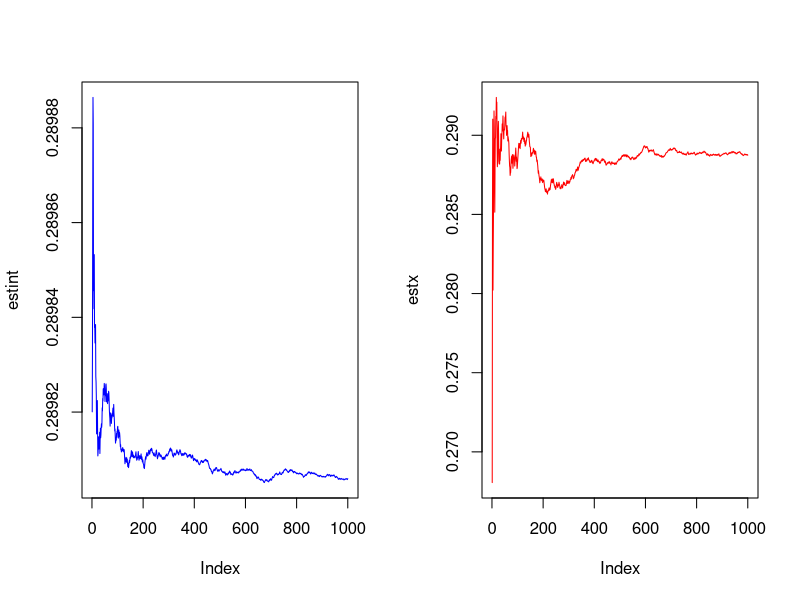
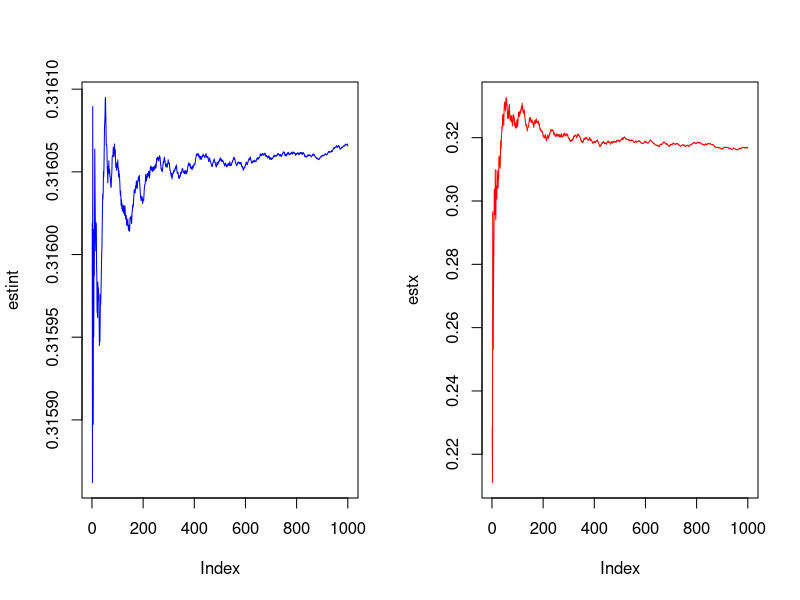
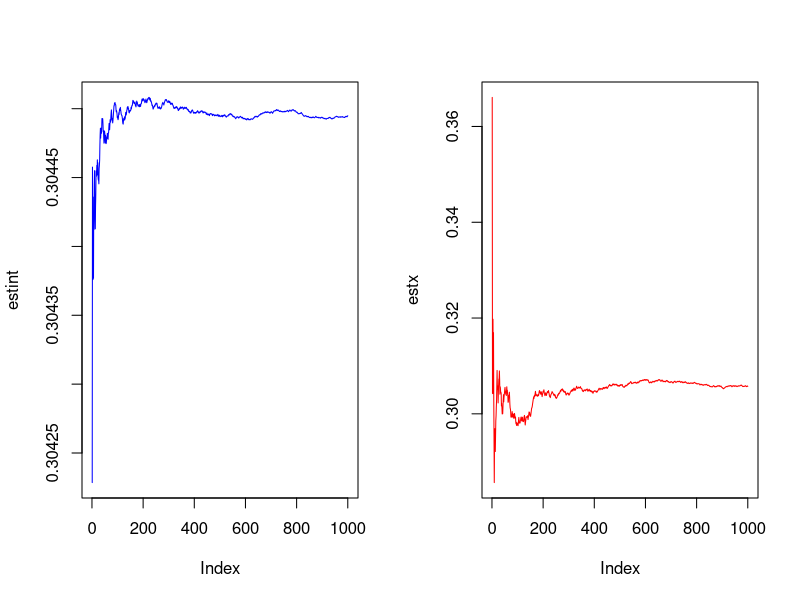

These charts were generated, in order, by the following R code:
## ---- chunk 1
Sys.setenv(HTTP_PROXY = "c1proxy.frb.org:8080")
Sys.setenv(HTTPS_PROXY = "c1proxy.frb.org:8080")
Sys.setenv(SPARK_HOME = "/usr/hdp/current/spark2-client")
Sys.setenv(SPARK_CONF_DIR= "/usr/hdp/current/spark2-client/conf/")

library(knitr)
library(rmarkdown)
library(expm)
library(rmutil)
library(mnormt)
library(graphics)
library(raster)
library(sp)
library(MASS)
knitr::opts_chunk$set(echo = TRUE)
## ---- chunk 2
# Set the iterations
  Nsim <- 1000
  mu <- 5
  r <- 0.5

# Generate X ~Negbin(5,0.5)
  x1 <- rnegbin(1000,mu,5)
# Mean and standard deviation of x1 
  mean.x1 <- mean(x1)
  sd.x1 <- sd(x1)/sqrt(Nsim)
  print(paste0("The mean of X=",mean.x1," The standard deviation of x1=",sd.x1))
## ---- chunk 3
y <- rgamma(Nsim,5,1)
mean.y <- mean(y)
sd.y <- sd(y)/sqrt(Nsim)
  print(paste0("The mean of Y=",mean.y," The standard deviation of y=",sd.y))
## ---- chunk 4
Nsim <- 1000
a <- 0
b <- 6 
y <- rgamma(Nsim,a,b)
mean.y <- mean(y)
sd.y <- sd(y)/sqrt(Nsim)
  print(paste0("The mean of Y=",mean.y," The standard deviation of y=",sd.y))

## ---- chunk 5
# ## Set the number of simluations
#   Nsim <- 1000
# ## Set gamma parameters
#   a <- 1
#   b <- 2
# 
# ## Calculate n values of x
#   x1 <- rnorm(Nsim,mean=0)
#   mean.x1 <- cumsum(x1)/(1:Nsim)
#   #s1 <- apply(estint,1,quantile,(c(0.25,0.975)))
# 
# ## Get matrix of Yi ~ gamma
#   y2 <- rgamma(Nsim,a,b)
# ## Get matrix of Xi with variance Yi
#   x2 <- rnorm(Nsim,sd=sqrt(y2))
# 
# ## Mean of x2
#   mean.x2 <- cumsum(x2)/(1:Nsim)
# 
# ## Compare variances
#   print(paste0("The variance of X=",var(mean.x1)," The variance of X|Y=",var(mean.x2)))
# 
# ## Grahing
#   plot(mean.x1, type = 'l', ylim = c(-0.5,0.5), ylab = "",
#        main = "Expected value of X", xlab = "Iterations", col = "orange")
#   par(new=TRUE)
#   plot(mean.x2, type = 'l', ylim=c(-0.5,0.5),
#        col = "blue", xlab = "", ylab = "")
#   abline(h=0, col = "black")

  
## ---- chunk 6
# Set parameters 
  Nsim <- 1000
  a <- 4
  b <- 4
  m <- 0.5
  
x1 <- rbetabinom(Nsim,size = a, m=m,b)
# Mean and standard deviation of x1 
  mean.x1 <- mean(x1)
  sd.x1 <- sd(x1)/sqrt(Nsim)
  print(paste0("The mean of X=",mean.x1," The standard deviation of x1=",sd.x1))

## ---- chunk 7
# Set parameters 
  Nsim <- 1000
  a <- 4
  b <- 4
  m <- 0.5
  
# Generate Y ~ Be(a,b)
  y <- rbeta(Nsim,a,b)

# Generate X|y \sim bin(n,y)
  x2 <- rbinom(Nsim,size=a, prob = y)

# Mean and standard deviation of x1 
  mean.x2 <- mean(x2)
  sd.x2 <- sd(x2)/sqrt(Nsim)
  print(paste0("The mean of X=",mean.x2," The standard deviation of x1=",sd.x2))
    
## ---- chunk 8
# Set parameters 
  Nsim <- 1000
  q <- 8
# Set Function
  fx <- function(x){
    1/(pi*1+x^2)
  }
  
## Generate Uniform 
  U <- runif(Nsim,0,1)
  x <- fx(U)
  estx <- cumsum(x)/1:Nsim
  estx[Nsim]
  
## dyadic symetries
  resid <- U%%2^(-q)
  simx <- matrix(resid,ncol=2^q,nrow=Nsim)
  simx[,2^(q-1)+1:2^1] <- 2^(-q)-simx[,2^(q-1)+1:2^1]
  for (i in 1:2^q){
    simx[,i] <- simx[,i] + (i-1)*2^(-q)
  }
  xsym <- fx(simx)
  estint <- cumsum(apply(xsym,1,mean))/(1:Nsim)
  
## Sum up
  print(paste0("The raw variance is ",var(estx)," The variance with antithetic variable is ", var(estint)
              ,"The raw mean is ", mean(estx)," The mean with antithetic variables is ",mean(estint)))

## Plot 
  par(mfrow = c(1,2))
  plot(estint , type = 'l', col = "blue")
  plot(estx, type='l', col = "red")
  
## ---- chunk 9
# Set parameters 
  Nsim <- 1000
  q <- 8
# Set Function
  fx <- function(x){
    0.5*exp(-1*abs(x))
  }
  
## Generate Uniform 
  U <- runif(Nsim,0,1)
  x <- fx(U)
  estx <- cumsum(x)/1:Nsim
  
## dyadic symetries
  resid <- U%%2^(-q)
  simx <- matrix(resid,ncol=2^q,nrow=Nsim)
  simx[,2^(q-1)+1:2^1] <- 2^(-q)-simx[,2^(q-1)+1:2^1]
  for (i in 1:2^q){
    simx[,i] <- simx[,i] + (i-1)*2^(-q)
  }
  xsym <- fx(simx)
  estint <- cumsum(apply(xsym,1,mean))/(1:Nsim)
  
## Sum up
  print(paste0("The raw variance is ",var(estx)," The variance with antithetic variable is ", var(estint)
              ,"The raw mean is ", mean(estx)," The mean with antithetic variables is ",mean(estint)))

## Plot 
  par(mfrow = c(1,2))
  plot(estint , type = 'l', col = "blue")
  plot(estx, type='l', col = "red")
  
## ---- chunk 10
# Set parameters 
  Nsim <- 1000
  q <- 8
# Set Function
  fx <- function(x){
    (2/(pi*sqrt(3)))*(1+x^2/3)^(-2)
  }
  
## Generate Uniform 
  U <- runif(Nsim,0,1)
  x <- fx(U)
  estx <- cumsum(x)/1:Nsim
  
## dyadic symetries
  resid <- U%%2^(-q)
  simx <- matrix(resid,ncol=2^q,nrow=Nsim)
  simx[,2^(q-1)+1:2^1] <- 2^(-q)-simx[,2^(q-1)+1:2^1]
  for (i in 1:2^q){
    simx[,i] <- simx[,i] + (i-1)*2^(-q)
  }
  xsym <- fx(simx)
  estint <- cumsum(apply(xsym,1,mean))/(1:Nsim)
  
## Sum up
  print(paste0("The raw variance is ",var(estx)," The variance with antithetic variable is ", var(estint)
              ,"The raw mean is ", mean(estx)," The mean with antithetic variables is ",mean(estint)))

## Plot 
  par(mfrow = c(1,2))
  plot(estint , type = 'l', col = "blue")
  plot(estx, type='l', col = "red")
  
